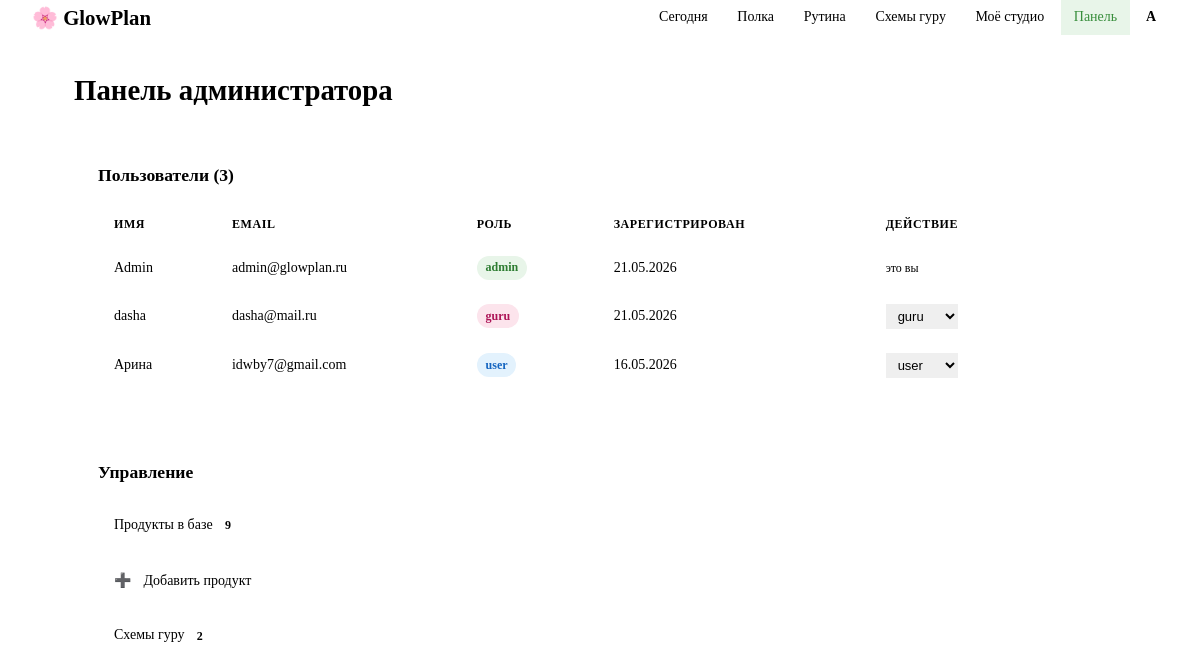
The app's page /admin/ (signed in) with its own data.
### models.py (models this page shows, shortened)
class User(db.Model, UserMixin):
    __tablename__ = "users"
    id = db.Column(db.Integer, primary_key=True)
    email = db.Column(db.String(120), unique=True, nullable=False)
    password_hash = db.Column(db.String(256), nullable=False)
    name = db.Column(db.String(80), nullable=False)
    skin_type = db.Column(db.String(40), default="normal") # normal, dry, oily, combo
    role = db.Column(db.String(20), default="user") # user, guru, admin
    created_at = db.Column(db.Date, default=date.today)
    user_products = db.relationship("UserProduct", backref="owner", lazy=True, cascade="all, delete-orphan")
    routines = db.relationship("Routine", backref="owner", lazy=True, cascade="all, delete-orphan")
    checklist_logs = db.relationship("ChecklistLog", backref="owner", lazy=True, cascade="all, delete-orphan")
    guru_schemes = db.relationship("GuruScheme", backref="author", lazy=True)
    def is_admin(self):
        return self.role == "admin"
    def is_guru(self):
        return self.role in ("guru", "admin")

### routes/admin.py (the view)
@admin_bp.route("/")
@login_required
@admin_required
def panel():
    users = User.query.order_by(User.created_at.desc()).all()
    products_count = Product.query.count()
    schemes = GuruScheme.query.order_by(GuruScheme.created_at.desc()).all()
    return render_template(
        "admin/panel.html",
        users=users,
        products_count=products_count,
        schemes=schemes
    )

### models.py (called while the page is built)
@login_manager.user_loader
def load_user(user_id):
    return User.query.get(int(user_id))

### routes/admin.py (called while the page is built)
def admin_required(f):
    @wraps(f)
    def decorated(*args, **kwargs):
        if not current_user.is_authenticated or not current_user.is_admin():
            flash("Доступ запрещён", "error")
            return redirect(url_for("main.dashboard"))
        return f(*args, **kwargs)
    return decorated

### templates/admin/panel.html (shortened to what this page needs)
{% extends "base.html" %}
{% block content %}
<div class="page-header">
    <h1 class="page-title">Панель администратора</h1>
</div>
<div class="admin-grid">
    <div class="card">
        <h2 class="card__title">Пользователи ({{ users | length }})</h2>
        <table class="admin-table">
            <thead>
                <tr>
                    <th>Имя</th><th>Email</th><th>Роль</th><th>Зарегистрирован</th><th>Действие</th>
                </tr>
            </thead>
            <tbody>
                {% for user in users %}
                <tr>
                    <td>{{ user.name }}</td>
                    <td>{{ user.email }}</td>
                    <td><span class="badge badge--{{ user.role }}">{{ user.role }}</span></td>
                    <td>{{ user.created_at.strftime('%d.%m.%Y') }}</td>
                    <td>
                        {% if user.id != current_user.id %}
                        <form method="POST" action="{{ url_for('admin.change_role', user_id=user.id) }}"
                              style="display:flex;gap:.5rem;align-items:center">
                            <select name="role" class="select-sm">
                                <option value="user" {% if user.role=='user' %}selected{% endif %}>user</option>
                                <option value="guru" {% if user.role=='guru' %}selected{% endif %}>guru</option>
                            </select>
                            <button class="btn btn--xs btn--primary">✓</button>
                        </form>
                        {% else %}
                        <span class="hint">это вы</span>
                        {% endif %}
                    </td>
                </tr>
                {% endfor %}
            </tbody>
        </table>
    </div>
    <div class="card">
        <h2 class="card__title">Управление</h2>
        <div class="quick-links">
            <a href="{{ url_for('admin.products') }}" class="quick-link">
                <span>Продукты в базе <span class="badge">{{ products_count }}</span>
            </a>
            <a href="{{ url_for('admin.add_product') }}" class="quick-link">
                <span>➕</span> Добавить продукт
            </a>
            <a href="{{ url_for('admin.schemes') }}" class="quick-link">
                <span>Схемы гуру <span class="badge">{{ schemes | length }}</span>
            </a>
        </div>
    </div>
</div>
{% endblock %}

### templates/base.html (shortened to what this page needs)
<!DOCTYPE html>
<html lang="ru">
<head>
    <link rel="stylesheet" href="{{ url_for('static', filename='css/style.css') }}">
</head>
<body>
{% if current_user.is_authenticated %}
<nav class="navbar">
    <a class="navbar__brand" href="{{ url_for('main.dashboard') }}">🌸 GlowPlan</a>
    <div class="navbar__links">
        <a href="{{ url_for('main.dashboard') }}"
           class="{% if request.endpoint == 'main.dashboard' %}active{% endif %}">Сегодня</a>
        <a href="{{ url_for('products.shelf') }}"
           class="{% if request.blueprint == 'products' %}active{% endif %}">Полка</a>
        <a href="{{ url_for('routine.index') }}"
           class="{% if request.blueprint == 'routine' %}active{% endif %}">Рутина</a>
        <a href="{{ url_for('admin.schemes_catalog') }}">Схемы гуру</a>
        {% if current_user.is_guru() %}
        <a href="{{ url_for('admin.schemes') }}"
           class="badge-link {% if request.blueprint == 'admin' %}active{% endif %}">
            Моё студио
        </a>
        {% endif %}
        {% if current_user.is_admin() %}
        <a href="{{ url_for('admin.panel') }}" class="badge-link badge-link--admin">Панель</a>
        {% endif %}
        <a href="{{ url_for('main.profile') }}" class="nav-avatar">
            {{ current_user.name[0].upper() }}
        </a>
    </div>
</nav>
{% endif %}
<main class="main-content">
    {% block content %}{% endblock %}
</main>
</body>
</html>

### static/css/style.css (style rules this page uses)
*, *::before, *::after { box-sizing: border-box; margin: 0; padding: 0; }
body { font-family: var(--font-body); background: var(--color-bg); color: var(--color-text); font-size: 15px; line-height: 1.6; min-height: 100vh; }
a { color: var(--color-primary); text-decoration: none; }
.navbar { position: sticky; top: 0; z-index: 100; background: var(--color-surface); border-bottom: 1.5px solid var(--color-border); height: var(--nav-height); display: flex; align-items: center; padding: 0 2rem; gap: 2rem; box-shadow: var(--shadow-sm); }
.navbar__brand { font-family: var(--font-display); font-size: 1.3rem; font-weight: 600; color: var(--color-primary); text-decoration: none; flex-shrink: 0; }
.navbar__links { display: flex; align-items: center; gap: .25rem; flex-wrap: wrap; margin-left: auto; }
.navbar__links a { padding: .4rem .8rem; border-radius: var(--radius-sm); color: var(--color-text-muted); font-size: 14px; transition: all .15s; }
.navbar__links a.active { color: var(--color-primary); background: #fce8ea; }
.badge-link { background: var(--color-morning) !important; }
.badge-link--admin { background: #e8f5e9 !important; color: #388e3c !important; }
.nav-avatar { width: 34px; height: 34px; border-radius: 50%; background: var(--color-primary); color: white; display: flex; align-items: center; justify-content: center; font-weight: 600; font-size: 14px; flex-shrink: 0; text-decoration: none !important; }
.main-content { max-width: 1100px; margin: 0 auto; padding: 2rem 1.5rem; }
.page-header { display: flex; align-items: center; gap: 1rem; margin-bottom: 1.5rem; flex-wrap: wrap; }
.page-title { font-family: var(--font-display); font-size: 1.8rem; font-weight: 600; color: var(--color-text); }
.btn { display: inline-flex; align-items: center; gap: .4rem; padding: .55rem 1.2rem; border-radius: var(--radius-sm); font-size: 14px; font-family: var(--font-body); font-weight: 500; cursor: pointer; border: none; transition: all .15s; text-decoration: none; }
.btn--primary { background: var(--color-primary); color: white; }
.btn--xs { padding: .2rem .55rem; font-size: 12px; }
.hint { font-size: 12px; color: var(--color-text-muted); }
.select-sm { padding: .25rem .5rem; border: 1px solid var(--color-border); border-radius: var(--radius-sm); font-size: 13px; }
.badge { display: inline-block; padding: .15rem .55rem; border-radius: 100px; font-size: 12px; font-weight: 600; }
.badge--user { background: #e3f2fd; color: #1565c0; }
.badge--guru { background: #fce4ec; color: #ad1457; }
.badge--admin { background: #e8f5e9; color: #2e7d32; }
.card { background: var(--color-surface); border-radius: var(--radius-md); border: 1.5px solid var(--color-border); padding: 1.5rem; box-shadow: var(--shadow-sm); }
.card__title { font-size: 1.1rem; font-weight: 600; margin-bottom: 1rem; }
.admin-grid { display: grid; gap: 1.25rem; }
.admin-table { width: 100%; border-collapse: collapse; font-size: 14px; }
.admin-table th { text-align: left; padding: .6rem 1rem; background: var(--color-bg); font-size: 12px; text-transform: uppercase; letter-spacing: .05em; color: var(--color-text-muted); font-weight: 600; }
.admin-table td { padding: .75rem 1rem; border-bottom: 1px solid var(--color-border); }
.admin-table tr:last-child td { border-bottom: none; }
.quick-links { display: flex; flex-direction: column; gap: .5rem; }
.quick-link { display: flex; align-items: center; gap: .75rem; padding: .75rem 1rem; background: var(--color-bg); border-radius: var(--radius-sm); font-size: 14px; transition: background .15s; }

### records on screen
User: name "A", name "Admin", email "admin@glowplan.ru", role "admin", created_at "21.05.2026", shows "это вы"
User: name "dasha", email "dasha@mail.ru", role "guru", created_at "21.05.2026"
User: name "Арина", email "idwby7@gmail.com", role "user", created_at "16.05.2026"

### other values on screen
{{ users | length }} "3"
{{ products_count }} "9"
{{ schemes | length }} "2"
